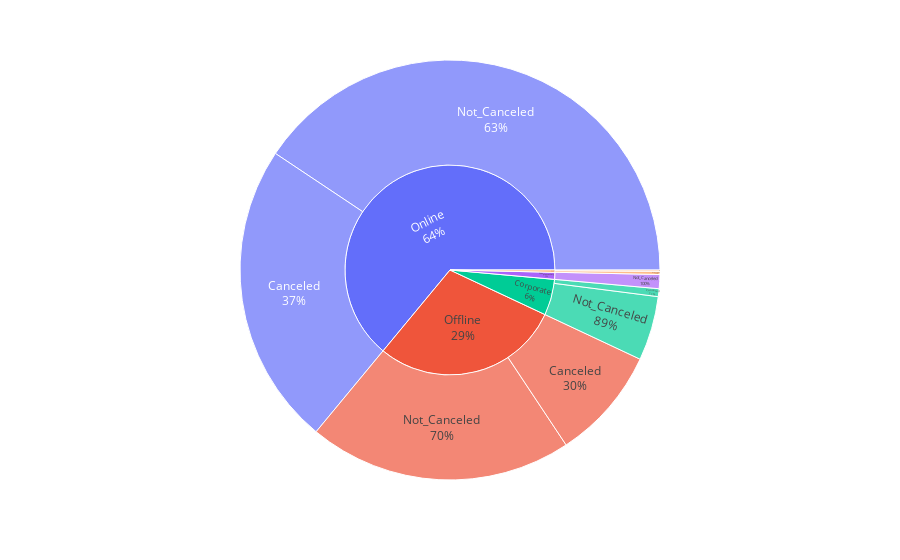

Here is the notebook cell this chart was saved with:
### Markdown cell above
Let us see how much percentage of Each market segment type is cancelled or not Cancelled (The Percentage is respect to the parent)

### Code cell
sunburst_fig2 = px.sunburst(df,path=['market_segment_type','booking_status'])
sunburst_fig2.update_traces(textinfo="label+percent parent")
sunburst_fig2.show()

### Figure 1 — Plotly figure (JSON) as saved in the notebook; plotly's stock layout.template omitted (floating-point values rounded to 4 significant figures)
{"data": [{"branchvalues": "total", "domain": {"x": [0, 1], "y": [0, 1]}, "hovertemplate": "labels=%{label}<br>count=%{value}<br>parent=%{parent}<br>id=%{id}<extra></extra>", "ids": ["Aviation/Canceled", "Corporate/Canceled", "Offline/Canceled", "Online/Canceled", "Aviation/Not_Canceled", "Complementary/Not_Canceled", "Corporate/Not_Canceled", "Offline/Not_Canceled", "Online/Not_Canceled", "Aviation", "Complementary", "Corporate", "Offline", "Online"], "labels": ["Canceled", "Canceled", "Canceled", "Canceled", "Not_Canceled", "Not_Canceled", "Not_Canceled", "Not_Canceled", "Not_Canceled", "Aviation", "Complementary", "Corporate", "Offline", "Online"], "name": "", "parents": ["Aviation", "Corporate", "Offline", "Online", "Aviation", "Complementary", "Corporate", "Offline", "Online", "", "", "", "", ""], "textinfo": "label+percent parent", "type": "sunburst", "values": [37, 220, 3153, 8475, 88, 391, 1797, 7375, 14739, 125, 391, 2017, 10528, 23214]}], "layout": {"legend": {"tracegroupgap": 0}, "margin": {"t": 60}}}
